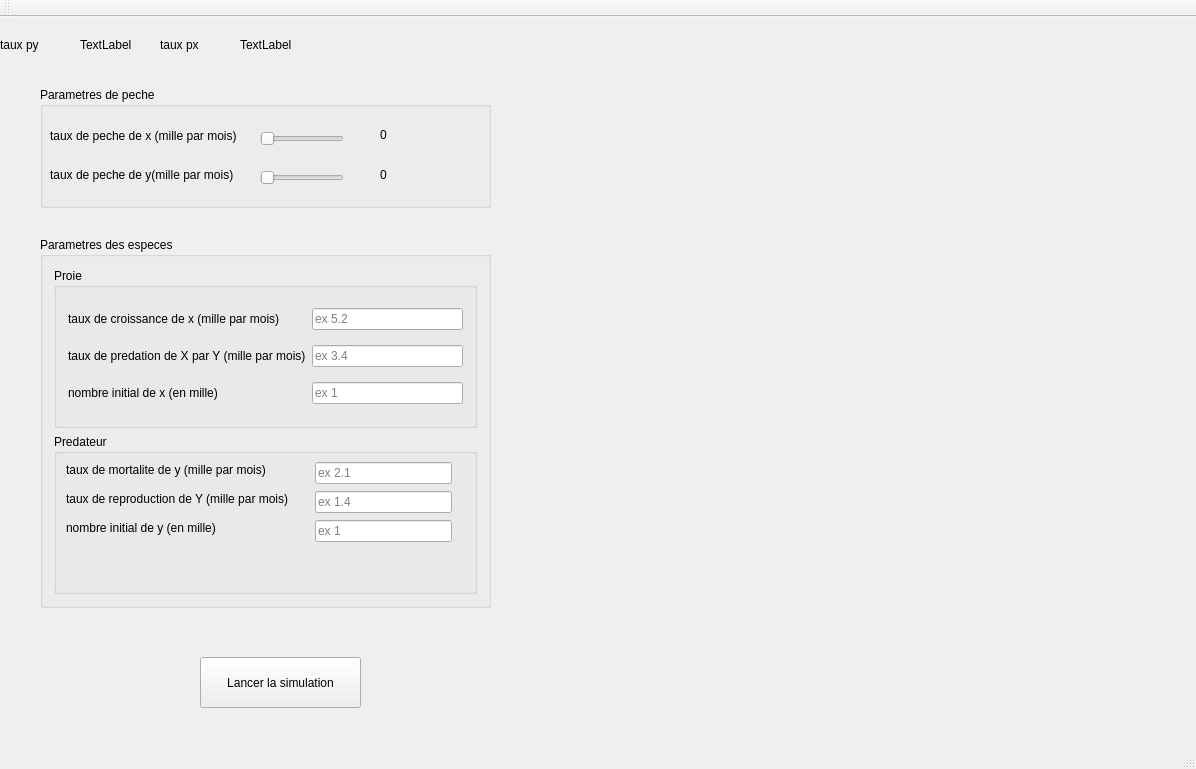
<?xml version="1.0" encoding="UTF-8"?>
<ui version="4.0">
 <class>MainWindow</class>
 <widget class="QMainWindow" name="MainWindow">
  <property name="geometry">
   <rect>
    <x>0</x>
    <y>0</y>
    <width>1196</width>
    <height>769</height>
   </rect>
  </property>
  <property name="windowTitle">
   <string>MainWindow</string>
  </property>
  <property name="statusTip">
   <string>ferw</string>
  </property>
  <widget class="QWidget" name="centralWidget">
   <widget class="QCustomPlot" name="customPlot" native="true">
    <property name="geometry">
     <rect>
      <x>520</x>
      <y>80</y>
      <width>521</width>
      <height>511</height>
     </rect>
    </property>
   </widget>
   <widget class="QGroupBox" name="groupBox_4">
    <property name="geometry">
     <rect>
      <x>40</x>
      <y>220</y>
      <width>451</width>
      <height>371</height>
     </rect>
    </property>
    <property name="title">
     <string>Parametres des especes</string>
    </property>
    <layout class="QVBoxLayout" name="verticalLayout">
     <item>
      <widget class="QGroupBox" name="groupBox">
       <property name="title">
        <string>Proie</string>
       </property>
       <layout class="QGridLayout" name="gridLayout">
        <item row="0" column="0" colspan="2">
         <widget class="QLabel" name="label">
          <property name="text">
           <string>taux de croissance de x (mille par mois)</string>
          </property>
         </widget>
        </item>
        <item row="1" column="0" colspan="3">
         <widget class="QLabel" name="label_3">
          <property name="text">
           <string>taux de predation de X par Y (mille par mois)</string>
          </property>
         </widget>
        </item>
        <item row="1" column="3">
         <widget class="QLineEdit" name="beta">
          <property name="placeholderText">
           <string>ex 3.4</string>
          </property>
         </widget>
        </item>
        <item row="2" column="0">
         <widget class="QLabel" name="label_5">
          <property name="text">
           <string>nombre initial de x (en mille)</string>
          </property>
         </widget>
        </item>
        <item row="2" column="3">
         <widget class="QLineEdit" name="x0">
          <property name="placeholderText">
           <string>ex 1</string>
          </property>
         </widget>
        </item>
        <item row="0" column="3">
         <widget class="QLineEdit" name="alpha">
          <property name="placeholderText">
           <string>ex 5.2</string>
          </property>
         </widget>
        </item>
       </layout>
      </widget>
     </item>
     <item>
      <widget class="QGroupBox" name="groupBox_2">
       <property name="title">
        <string>Predateur</string>
       </property>
       <widget class="QLabel" name="label_2">
        <property name="geometry">
         <rect>
          <x>12</x>
          <y>28</y>
          <width>220</width>
          <height>16</height>
         </rect>
        </property>
        <property name="text">
         <string>taux de mortalite de y (mille par mois)</string>
        </property>
       </widget>
       <widget class="QLineEdit" name="gamma">
        <property name="geometry">
         <rect>
          <x>261</x>
          <y>28</y>
          <width>137</width>
          <height>22</height>
         </rect>
        </property>
        <property name="placeholderText">
         <string>ex 2.1</string>
        </property>
       </widget>
       <widget class="QLabel" name="label_4">
        <property name="geometry">
         <rect>
          <x>12</x>
          <y>57</y>
          <width>242</width>
          <height>16</height>
         </rect>
        </property>
        <property name="text">
         <string>taux de reproduction de Y (mille par mois)</string>
        </property>
       </widget>
       <widget class="QLineEdit" name="delta">
        <property name="geometry">
         <rect>
          <x>261</x>
          <y>57</y>
          <width>137</width>
          <height>22</height>
         </rect>
        </property>
        <property name="contextMenuPolicy">
         <enum>Qt::ActionsContextMenu</enum>
        </property>
        <property name="toolTip">
         <string/>
        </property>
        <property name="statusTip">
         <string/>
        </property>
        <property name="inputMask">
         <string/>
        </property>
        <property name="text">
         <string/>
        </property>
        <property name="placeholderText">
         <string>ex 1.4</string>
        </property>
       </widget>
       <widget class="QLabel" name="label_6">
        <property name="geometry">
         <rect>
          <x>12</x>
          <y>86</y>
          <width>165</width>
          <height>16</height>
         </rect>
        </property>
        <property name="text">
         <string>nombre initial de y (en mille)</string>
        </property>
       </widget>
       <widget class="QLineEdit" name="y0">
        <property name="geometry">
         <rect>
          <x>261</x>
          <y>86</y>
          <width>137</width>
          <height>22</height>
         </rect>
        </property>
        <property name="placeholderText">
         <string>ex 1</string>
        </property>
       </widget>
      </widget>
     </item>
    </layout>
   </widget>
   <widget class="QPushButton" name="pushButton">
    <property name="geometry">
     <rect>
      <x>200</x>
      <y>640</y>
      <width>161</width>
      <height>51</height>
     </rect>
    </property>
    <property name="text">
     <string>Lancer la simulation</string>
    </property>
   </widget>
   <widget class="QGroupBox" name="groupBox_3">
    <property name="geometry">
     <rect>
      <x>40</x>
      <y>70</y>
      <width>451</width>
      <height>121</height>
     </rect>
    </property>
    <property name="title">
     <string>Parametres de peche</string>
    </property>
    <widget class="QSlider" name="horizontalSlider_2">
     <property name="geometry">
      <rect>
       <x>220</x>
       <y>80</y>
       <width>84</width>
       <height>22</height>
      </rect>
     </property>
     <property name="orientation">
      <enum>Qt::Horizontal</enum>
     </property>
    </widget>
    <widget class="QLabel" name="label_8">
     <property name="geometry">
      <rect>
       <x>10</x>
       <y>80</y>
       <width>199</width>
       <height>16</height>
      </rect>
     </property>
     <property name="text">
      <string>taux de peche de y(mille par mois)</string>
     </property>
    </widget>
    <widget class="QLabel" name="label_7">
     <property name="geometry">
      <rect>
       <x>10</x>
       <y>41</y>
       <width>203</width>
       <height>16</height>
      </rect>
     </property>
     <property name="text">
      <string>taux de peche de x (mille par mois)</string>
     </property>
    </widget>
    <widget class="QSlider" name="horizontalSlider">
     <property name="geometry">
      <rect>
       <x>220</x>
       <y>41</y>
       <width>84</width>
       <height>22</height>
      </rect>
     </property>
     <property name="orientation">
      <enum>Qt::Horizontal</enum>
     </property>
    </widget>
    <widget class="QLabel" name="peche_x">
     <property name="geometry">
      <rect>
       <x>340</x>
       <y>40</y>
       <width>55</width>
       <height>16</height>
      </rect>
     </property>
     <property name="text">
      <string>0</string>
     </property>
    </widget>
    <widget class="QLabel" name="peche_y">
     <property name="geometry">
      <rect>
       <x>340</x>
       <y>80</y>
       <width>55</width>
       <height>16</height>
      </rect>
     </property>
     <property name="text">
      <string>0</string>
     </property>
    </widget>
   </widget>
   <widget class="QLabel" name="alpha_tes">
    <property name="geometry">
     <rect>
      <x>80</x>
      <y>20</y>
      <width>55</width>
      <height>16</height>
     </rect>
    </property>
    <property name="text">
     <string>TextLabel</string>
    </property>
   </widget>
   <widget class="QLabel" name="peche_y_label">
    <property name="geometry">
     <rect>
      <x>240</x>
      <y>20</y>
      <width>55</width>
      <height>16</height>
     </rect>
    </property>
    <property name="text">
     <string>TextLabel</string>
    </property>
   </widget>
   <widget class="QLabel" name="label_9">
    <property name="geometry">
     <rect>
      <x>0</x>
      <y>20</y>
      <width>55</width>
      <height>16</height>
     </rect>
    </property>
    <property name="text">
     <string>taux py</string>
    </property>
   </widget>
   <widget class="QLabel" name="label_10">
    <property name="geometry">
     <rect>
      <x>160</x>
      <y>20</y>
      <width>55</width>
      <height>16</height>
     </rect>
    </property>
    <property name="text">
     <string>taux px</string>
    </property>
   </widget>
  </widget>
  <widget class="QMenuBar" name="menuBar">
   <property name="geometry">
    <rect>
     <x>0</x>
     <y>0</y>
     <width>1196</width>
     <height>26</height>
    </rect>
   </property>
  </widget>
  <widget class="QToolBar" name="mainToolBar">
   <attribute name="toolBarArea">
    <enum>TopToolBarArea</enum>
   </attribute>
   <attribute name="toolBarBreak">
    <bool>false</bool>
   </attribute>
  </widget>
  <widget class="QStatusBar" name="statusBar"/>
 </widget>
 <layoutdefault spacing="6" margin="11"/>
 <customwidgets>
  <customwidget>
   <class>QCustomPlot</class>
   <extends>QWidget</extends>
   <header>qcustomplot.h</header>
   <container>1</container>
  </customwidget>
 </customwidgets>
 <resources/>
 <connections/>
</ui>
